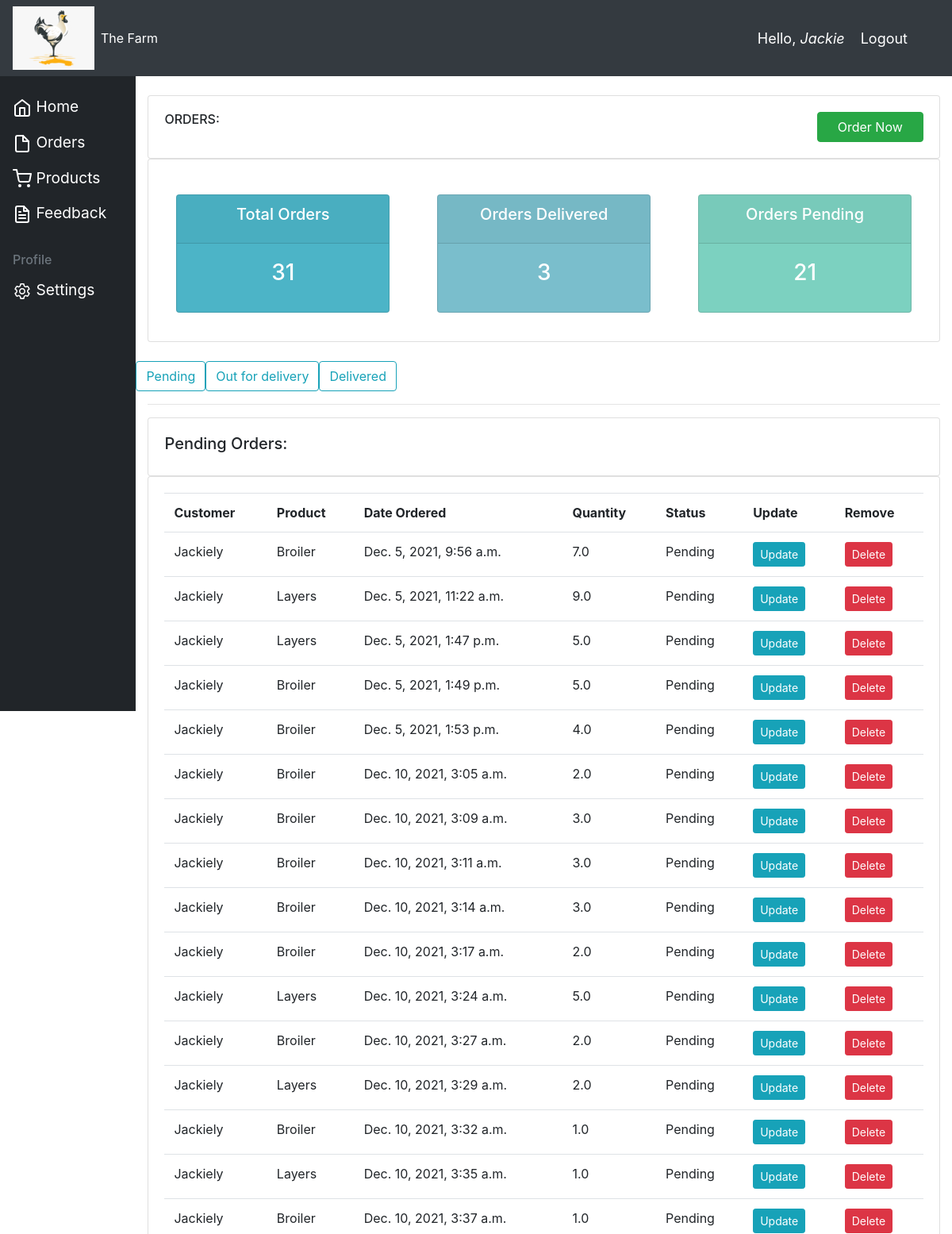
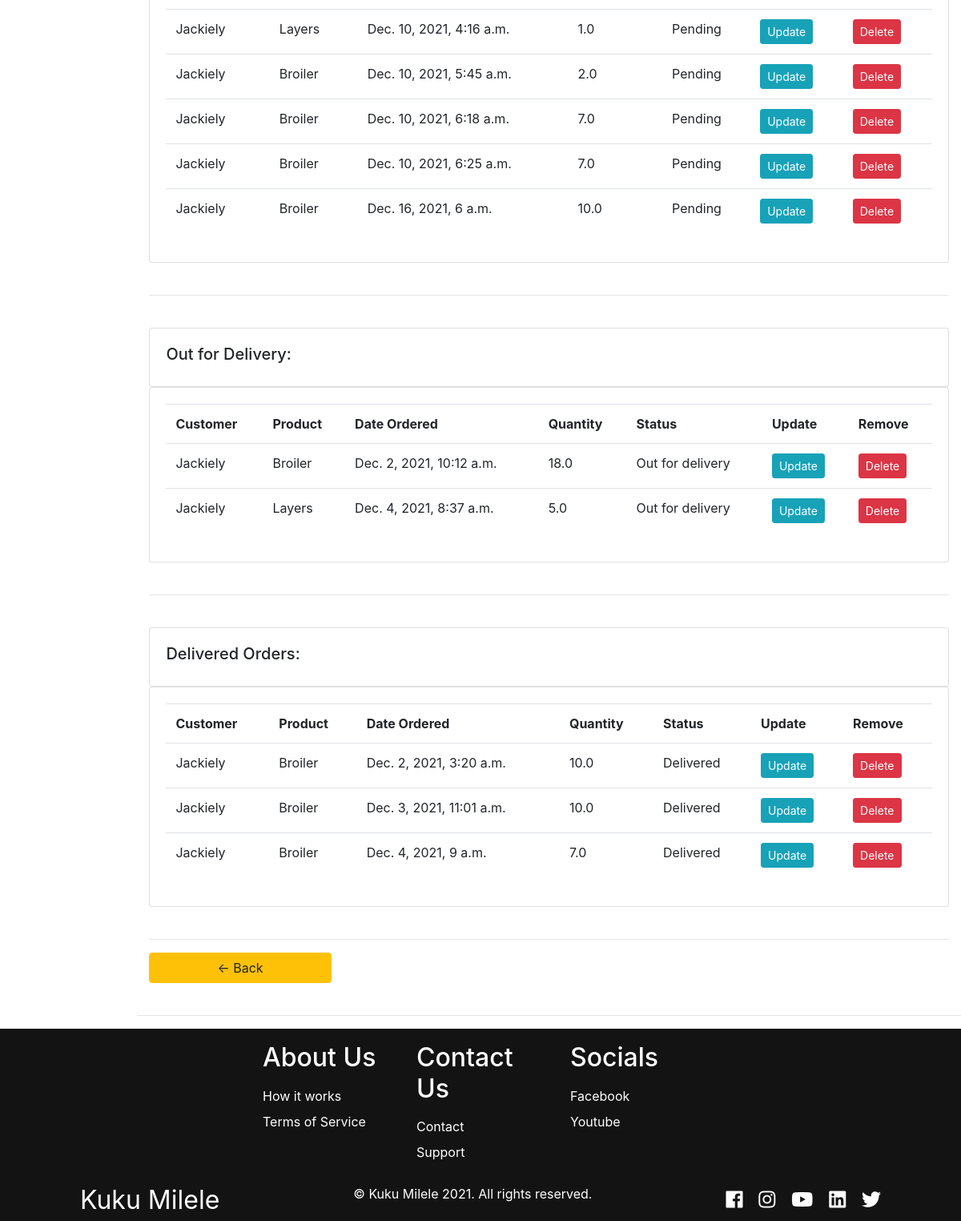
/all_customer_orders/ (signed in), run on an earlier commit of the app's database (2 pictures, top to bottom).
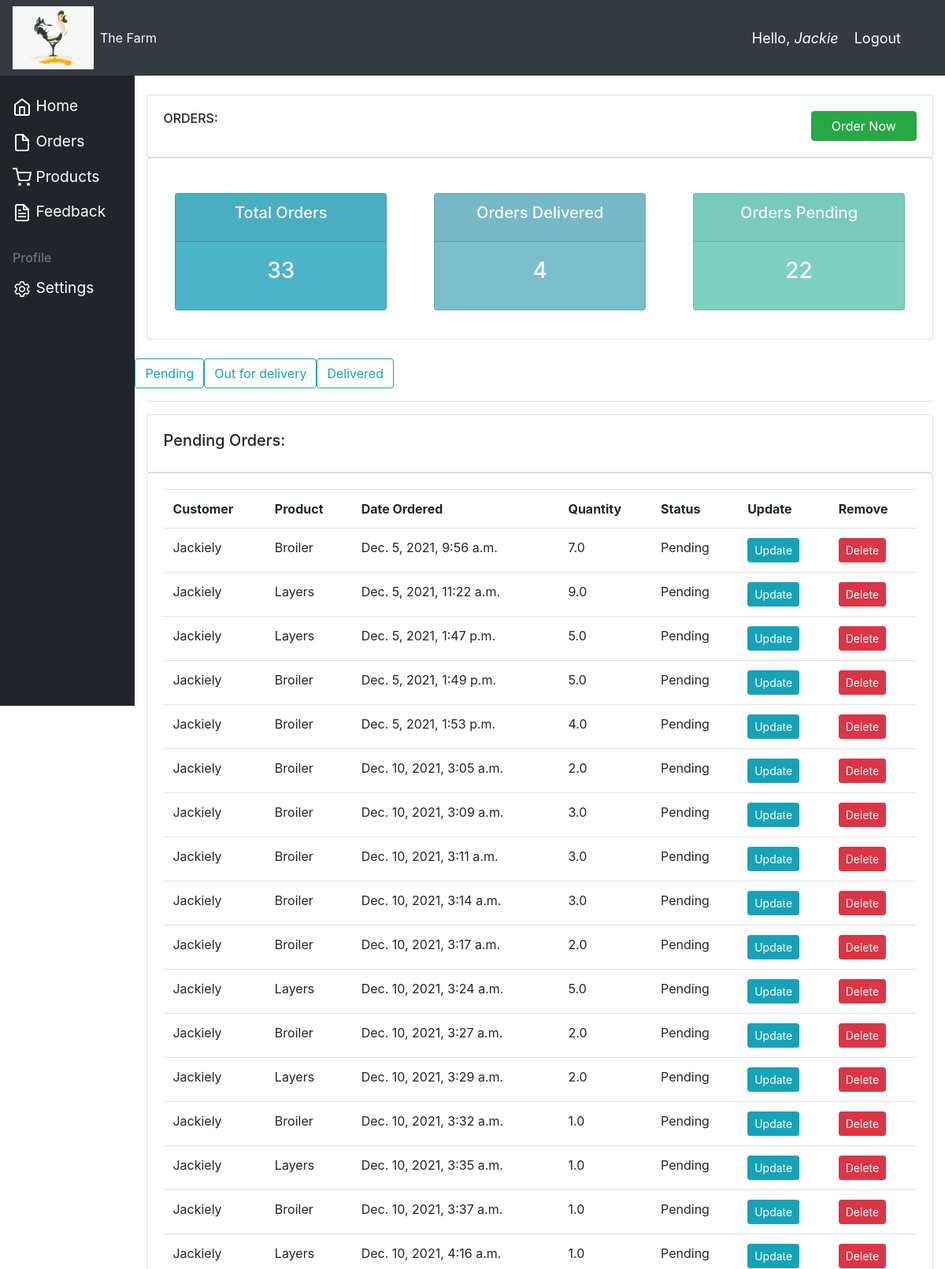
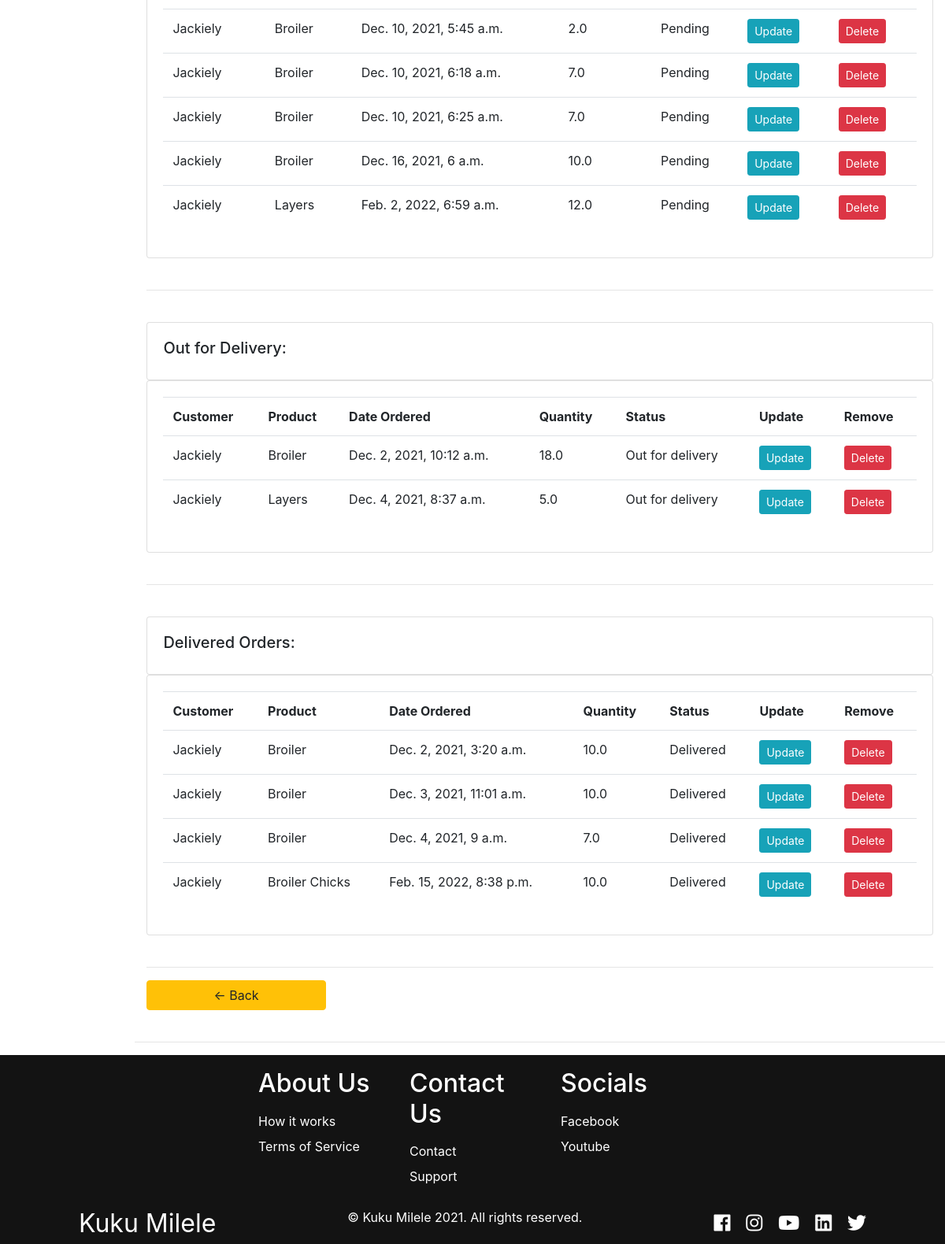
And on a later commit of the database (2 pictures, top to bottom).
### accounts/models.py (models this page shows, shortened)
class Order(models.Model):
    STATUS = (
        ("Pending", "Pending"),
        ("Out for delivery", "Out for delivery"),
        ("Delivered", "Delivered"),
    )
    customer = models.ForeignKey(Customer, null=True, on_delete=models.CASCADE)
    product = models.ForeignKey(Product, null=True, on_delete=models.SET_NULL)
    date_created = models.DateTimeField(auto_now_add=True, null=True)
    status = models.CharField(
        max_length=100, null=True, choices=STATUS, default="Pending")
    note = models.CharField(max_length=200, null=True, blank=True)
    order_quantity = models.FloatField(
        null=True, validators=[MinValueValidator(1.0)])
    is_paid = models.BooleanField(default=False, null=True)
    is_accepted = models.BooleanField(default=False, null=True)
    is_delivered = models.BooleanField(default=False, null=True)
    delivery_date = models.DateTimeField(null=True, blank=True)

class Customer(models.Model):
    user = models.OneToOneField(
        User, null=True, blank=True, on_delete=models.CASCADE)
    name = models.CharField(max_length=100, null=True)
    phone = models.CharField(max_length=15, null=True)
    profile_pic = models.ImageField(
        default="profile1.png", null=True, blank=True)
    date_created = models.DateTimeField(auto_now_add=True, null=True)
    is_staff = models.BooleanField(default=False, null=True)

class Product(models.Model):
    CATEGORY = (
        ("Broiler", "Broiler"),
        ("Layers", "Layers"),
        ("Feeds", "Feeds"),
        ("Other", "Other"),
    )
    name = models.CharField(max_length=100, null=True)
    price = models.FloatField(null=True, validators=[MinValueValidator(1.0)])
    category = models.CharField(max_length=200, null=True, choices=CATEGORY)
    description = models.CharField(max_length=200, null=True, blank=True)
    date_added = models.DateTimeField(auto_now_add=True, null=True)
    tags = models.ManyToManyField(Tag)
    def __str__(self):
        return self.name

### accounts/decorators.py (the view)
        def wrapper_func(request, *args, **kwargs):
            group = None
            if request.user.groups.exists():
                group = request.user.groups.all()[0].name
            if group in allowed_roles:
                return view_func(request, *args, **kwargs)
            else:
                return HttpResponse('You are not authorized to view this page as per the decorator')

### accounts/templates/accounts/all_customer_orders.html (shortened to what the changed rows need)
{% extends 'accounts/home.html' %} {% block content %}
<br />
<div class="row">
  <div class="col-md">
    <div class="card card-body">{% include 'accounts/status.html' %}</div>
  </div>
</div>
<br />
<div class="row" id="pending">
  <div class="col-md">
    <div class="card card-body">
      <table class="table">
        <tr>
          <th>Customer</th>
          <th>Product</th>
          <th>Date Ordered</th>
          <th>Quantity</th>
          <th>Status</th>
          <th>Update</th>
          <th>Remove</th>
        </tr>
        {% for order in pending_list %}
        <tr>
          <td>{{order.customer.name}}</td>
          <td>{{order.product}}</td>
          <td>{{order.date_created}}</td>
          <td>{{order.order_quantity}}</td>
          <td>{{order.status}}</td>
          <td>
            <a
              class="btn btn-sm btn-info"
              href="{% url 'update_order' order.id %}"
              >Update</a
            >
          </td>
          <td>
            <a
              class="btn btn-sm btn-danger"
              href="{% url 'delete_order' order.id %}"
              >Delete</a
            >
          </td>
        </tr>
        {% endfor %}
      </table>
    </div>
    <br />
  </div>
</div>
<br />
<div class="row" id="out-for-delivery">
  <div class="col-md">
    <div class="card card-body">
      <table class="table">
        <tr>
          <th>Customer</th>
          <th>Product</th>
          <th>Date Ordered</th>
          <th>Quantity</th>
          <th>Status</th>
          <th>Update</th>
          <th>Remove</th>
        </tr>
        {% for order in outfordelivery_list %}
        <tr>
          <td>{{order.customer.name}}</td>
          <td>{{order.product}}</td>
          <td>{{order.date_created}}</td>
          <td>{{order.order_quantity}}</td>
          <td>{{order.status}}</td>
          <td>
            <a
              class="btn btn-sm btn-info"
              href="{% url 'update_order' order.id %}"
              >Update</a
            >
          </td>
          <td>
            <a
              class="btn btn-sm btn-danger"
              href="{% url 'delete_order' order.id %}"
              >Delete</a
            >
          </td>
        </tr>
        {% endfor %}
      </table>
    </div>
    <br />
  </div>
</div>
<br />
<div class="row" id="delivered">
  <div class="col-md">
    <div class="card card-body">
      <table class="table">
        <tr>
          <th>Customer</th>
          <th>Product</th>
          <th>Date Ordered</th>
          <th>Quantity</th>
          <th>Status</th>
          <th>Update</th>
          <th>Remove</th>
        </tr>
        {% for order in delivered_list %}
        <tr>
          <td>{{order.customer.name}}</td>
          <td>{{order.product}}</td>
          <td>{{order.date_created}}</td>
          <td>{{order.order_quantity}}</td>
          <td>{{order.status}}</td>
          <td>
            <a
              class="btn btn-sm btn-info"
              href="{% url 'update_order' order.id %}"
              >Update</a
            >
          </td>
          <td>
            <a
              class="btn btn-sm btn-danger"
              href="{% url 'delete_order' order.id %}"
              >Delete</a
            >
          </td>
        </tr>
        {% endfor %}
      </table>
    </div>
    <br />
  </div>
</div>
{% endblock content %}

What changed in the data, as far as the page shows it:
added Order: customer.name "Jackiely", product "Layers", date_created "Feb. 2, 2022, 6:59 a.m.", order_quantity "12.0", status "Pending", shown under "Pending Orders:"
added Order: customer.name "Jackiely", product "Broiler Chicks", date_created "Feb. 15, 2022, 8:38 p.m.", order_quantity "10.0", status "Delivered", shown under "Delivered Orders:"
Also different on the page:
{{ total_orders }}: "31" → "33"
{{ delivered }}: "3" → "4"
{{ pending }}: "21" → "22"
